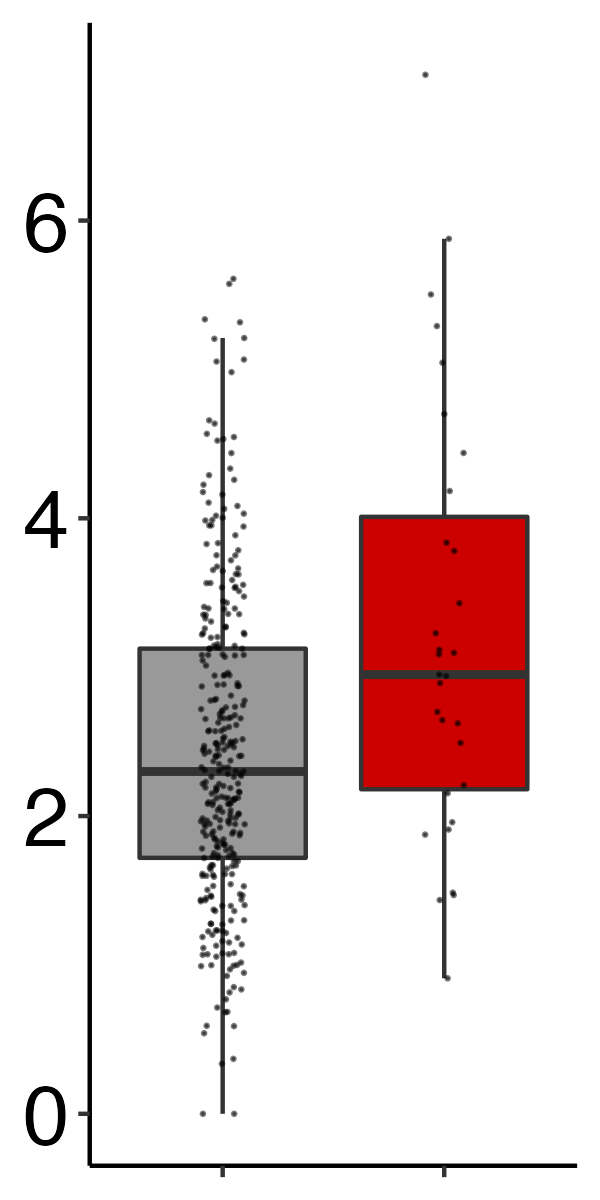

Recreate this plot in R.
################################################
#Figure2E - erythroid signatures from BeatAML dataset
################################################

# Load packages
library(ggplot2)

# Read file
path <- "../../../Sources/BeatAML/"
file <- "Master.txt"
df <- read.table(paste(path, file, sep=""), sep="\t", header=TRUE, stringsAsFactors=FALSE)
dim(df)

# Set factor level
table(df$genotype.TP53)
df$genotype.TP53 <- factor(df$genotype.TP53,
                           levels=c("Wildtype", "Mutant (1 hit)", "Mutant (2 hits)"),
                           labels=c("WT", "Mut", "Mut")
)

###########################################################

# Boxplot
    # Definition
    data <- df
    x <- data$genotype.TP53
    y <- data$erythroid.score
    maintitle <- ""
    ytitle <- "Erythroid Score"
    xtitle <- ""

    # Plot
    plot <- ggplot() +
      geom_boxplot(data, mapping=aes(x=x, y=y, fill=x), outlier.shape=NA, show.legend = FALSE) +
      scale_fill_manual(values=c("grey60","red3"))+
      geom_jitter(data, mapping=aes(x=x, y=y), position=position_jitter(width=0.1, height=0), size=0.1,alpha=0.5) +
      theme(panel.grid.major = element_blank(),
            panel.grid.minor = element_blank(),
            panel.background = element_blank(),
            panel.border=element_blank(),
            axis.line.y.left = element_line(color="black"),
            axis.line.x = element_line(color="black"),
            axis.title=element_text(size=12),
            axis.text=element_text(size=12),
            axis.text.x=element_blank(),
            axis.text.y=element_text(size=20, colour="black"),
            axis.title.x=element_blank(),
            axis.title.y=element_blank()
      )

    # Save file
    ggsave(file="Figure_2E.png", width=2, height=4)

#Summary of numbers for figure
table(data$genotype.TP53)
#WT; 329
#Mut; 31

# Statistical test
wilcox.test(y~x)$p.value
#0.002663848
